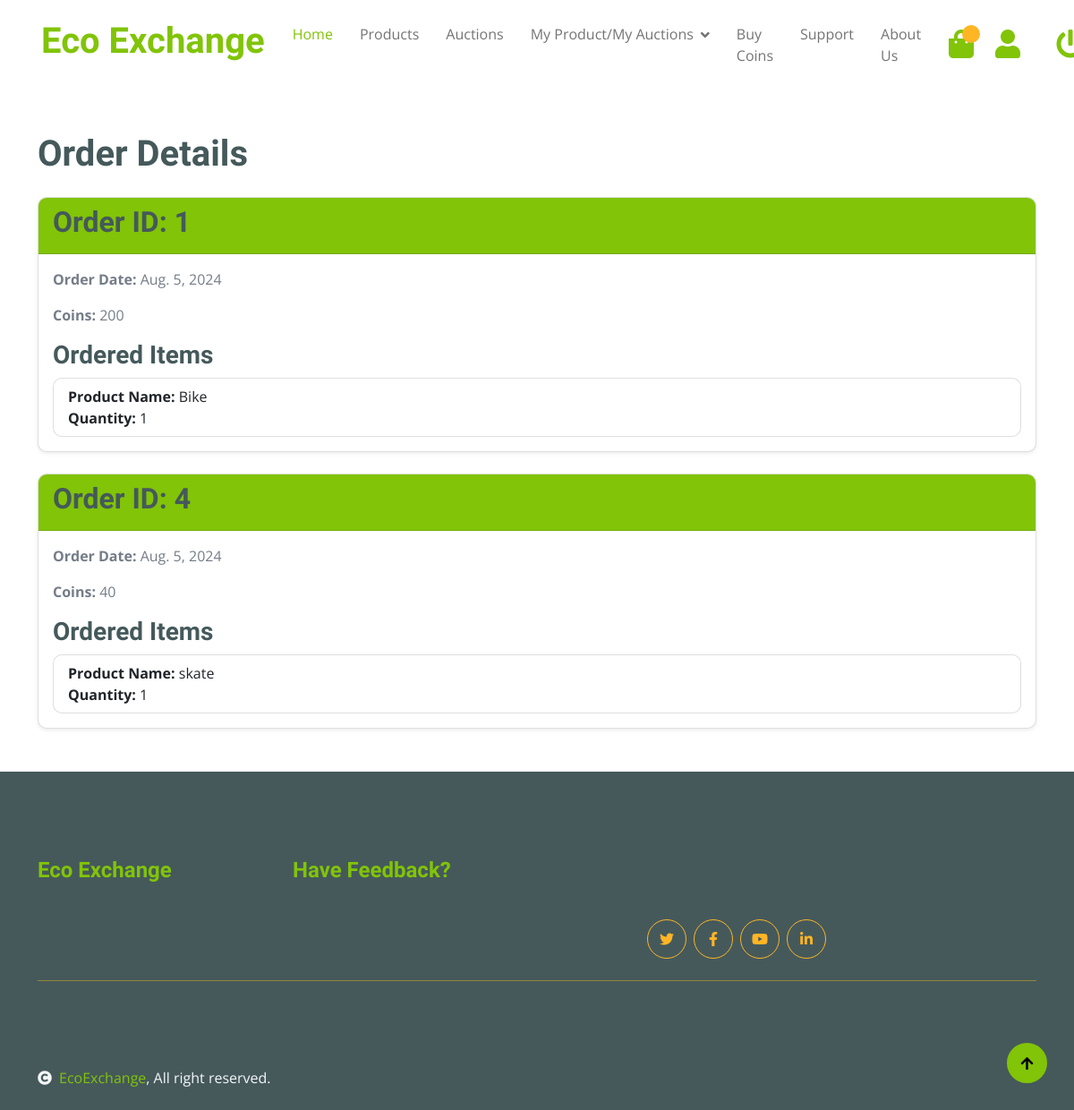
Before: /order/ (signed in) with the older database file.
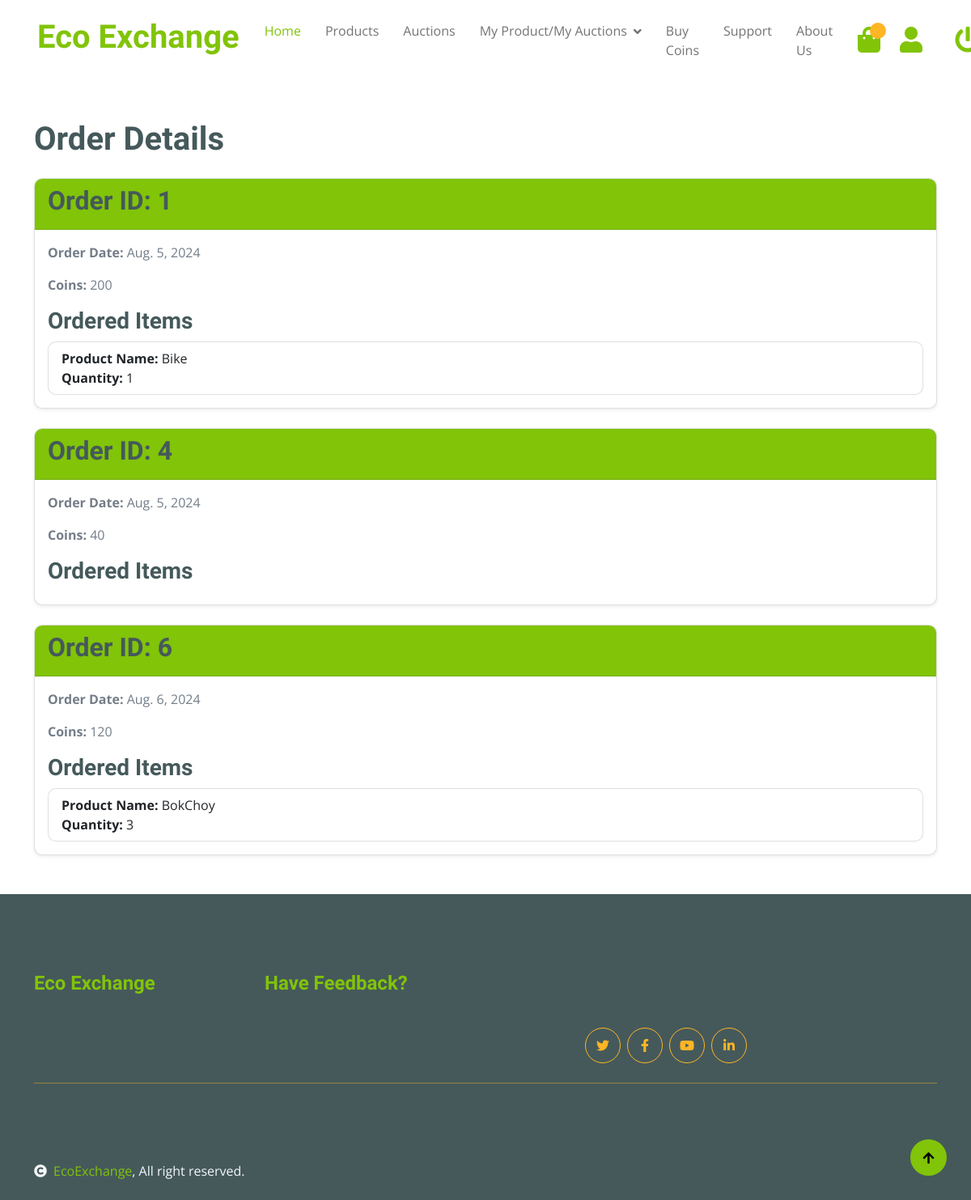
After: the same page with the newer database file.
### order/models.py (models this page shows, shortened)
class Order(models.Model):
    ORDER_STATUS_CHOICES = [
        ('P', 'Pending'),
        ('S', 'Shipped'),
        ('D', 'Delivered'),
        ('C', 'Cancelled'),
    ]
    order_id = models.AutoField(primary_key=True)
    user_id = models.ForeignKey(Member, on_delete=models.CASCADE)
    order_date = models.DateField(default=timezone.now)
    order_amount = models.IntegerField()
    order_status = models.CharField(max_length=1, choices=ORDER_STATUS_CHOICES, default='P')

class OrderItem(models.Model):
    order_id = models.ForeignKey(Order, on_delete=models.CASCADE)
    product_id = models.ForeignKey(Product, on_delete=models.CASCADE)
    quantity = models.IntegerField(default=1)

### product/models.py (models this page shows)
class Product(models.Model):
    CATEGORY_CHOICES = [
        ('PAPER', 'Paper'),
        ('PLASTIC', 'Plastic'),
        ('GLASS', 'Glass'),
        ('METAL', 'Metal'),
        ('ELECTRONICS', 'Electronics'),
        ('ORGANIC', 'Organic'),
        ('TEXTILES', 'Textiles'),
        ('BATTERIES', 'Batteries'),
        ('WOOD', 'Wood'),
        ('RUBBER', 'Rubber'),
        ('MIXED_MATERIALS', 'Mixed Materials'),
    ]
    product_id = models.AutoField(primary_key=True)
    product_name = models.CharField(max_length=255)
    product_description = models.TextField()
    image = models.ImageField(upload_to='img/')
    quantity = models.IntegerField(validators=[MinValueValidator(1)])
    price = models.IntegerField(validators=[MinValueValidator(1)])
    category = models.CharField(max_length=50, choices=CATEGORY_CHOICES)
    user = models.ForeignKey(Member, on_delete=models.CASCADE)
    def __str__(self):
        return self.product_name

### order/views.py (the view)
# urls.py: path('order/', views.user_orders, name='user_orders'),
@login_required
@permission_required('order.view_order', raise_exception=True)
def user_orders(request):
    try:
        member = Member.objects.get(username=request.user.username)
    except Member.DoesNotExist:
        member = None
    orders = Order.objects.filter(user_id=member)
    order_items = OrderItem.objects.filter(order_id__in=orders)
    context = {'orders': orders, 'order_items': order_items}
    return render(request, 'order/user_orders.html', context)

### order/templates/order/user_orders.html (shortened to what this page needs)
{% extends 'product/base.html' %}
{% block body %}
<div class="container mt-5">
    <h1 class="mb-4">Order Details</h1>
    {% for order in orders %}
        <div class="card mb-4 shadow-sm">
            <div class="card-header bg-primary text-white">
                <h2>Order ID: {{ order.order_id }}</h2>
            </div>
            <div class="card-body">
                <p><strong>Order Date:</strong> {{ order.order_date }}</p>
                <p><strong>Coins:</strong> {{ order.order_amount }}</p>
                <h3>Ordered Items</h3>
                <ul class="list-group">
                    {% for item in order_items %}
                        {% if item.order_id == order %}
                            <li class="list-group-item d-flex justify-content-between align-items-center">
                                <div>
                                    <strong>Product Name:</strong> {{ item.product_id }}<br>
                                    <strong>Quantity:</strong> {{ item.quantity }}
                                </div>
                            </li>
                        {% endif %}
                    {% endfor %}
                </ul>
            </div>
        </div>
    {% endfor %}
</div>
{% endblock %}

Changed rows visible on the page:
removed OrderItem: product_id "skate", quantity "1", shown under Order id 4
added Order: order_id "6", order_date "Aug. 6, 2024", order_amount "120"
added OrderItem: product_id "BokChoy", quantity "3", shown under "6"
